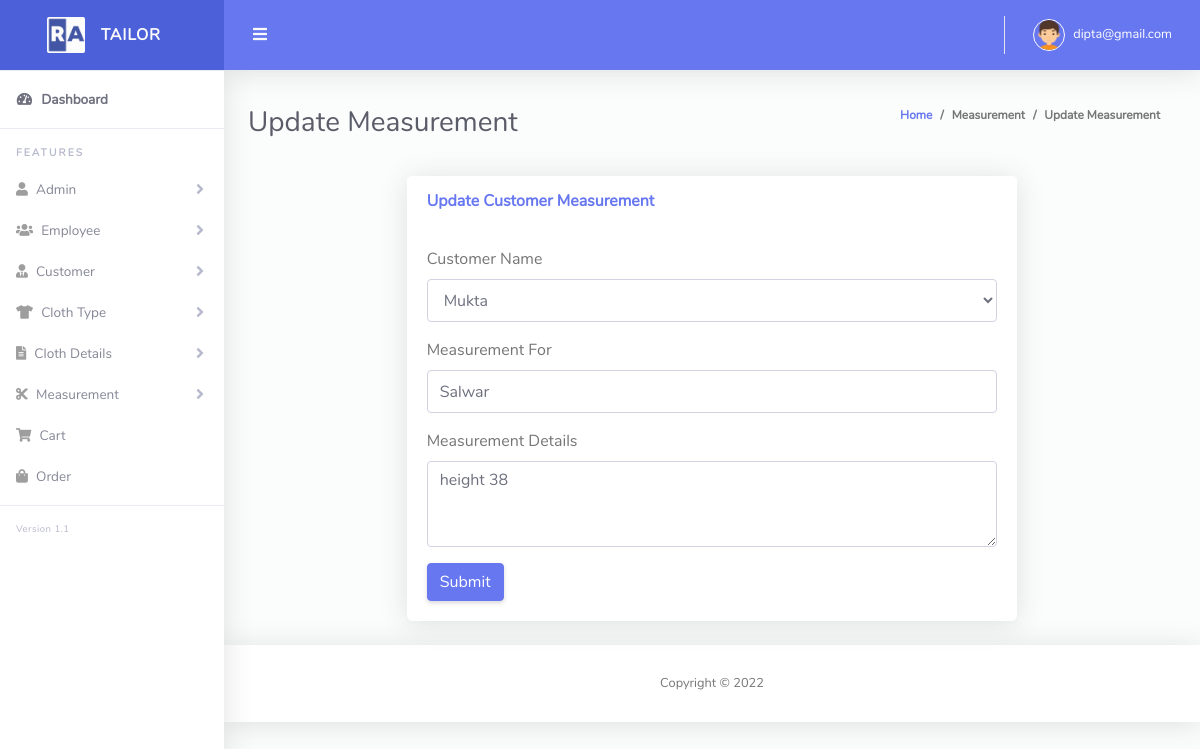
The app's page /edit_measurement.php?mesid=14 (signed in) with its own data.
### tables this page shows
CREATE TABLE `tbl_measurement` (
  `id` int(11) NOT NULL,
  `cus_id` int(11) NOT NULL,
  `measurement_for` varchar(255) NOT NULL,
  `measurement_details` text NOT NULL,
  `soft_delete` tinyint(4) NOT NULL DEFAULT 0
);

CREATE TABLE `tbl_customer` (
  `cus_id` int(11) NOT NULL,
  `cus_name` varchar(255) NOT NULL,
  `cus_email` varchar(255) NOT NULL,
  `cus_phone` varchar(255) NOT NULL,
  `cus_address` text NOT NULL,
  `created_at` timestamp NOT NULL DEFAULT current_timestamp(),
  `soft_delete` tinyint(4) NOT NULL DEFAULT 0
);

### Classes/DB.php (called while the page is built, shortened)
<?php
class DB
{
    public function connect(){
        $this->conn = new mysqli("localhost","root","","tailor_shop");
        if ($this->conn->connect_error) {
          die("Connection failed: " . $this->conn->connect_error);
        } else {
            return $msg =  "connected";
        }
    }
}

### Classes/MeasurementClass.php (called while the page is built, shortened)
<?php
include_once 'db.php';
class MeasurementClass extends DB
{
    public function viewSingleMeasurement($mesid)
    {
        $query  = "SELECT * FROM tbl_measurement WHERE id='$mesid'";
        $result = $this->conn->query($query);
        return $result;
    }
}

### Classes/CartClass.php (called while the page is built, shortened)
<?php
include_once 'db.php';
class CartClass extends DB
{
    public function select($query)
    {
        $result = $this->conn->query($query) or die($this->conn->error . __LINE__);
        if ($result->num_rows > 0) {
            return $result;
        } else {
            return false;
        }
    }
}
?>

### edit_measurement.php (the view, shortened to what this page needs)
<?php include 'layouts/header.php';
$mesid = "";
if ($_GET['mesid'] == NULL || !isset($_GET['mesid'])) {
  "<script>window.location = 'view_measurement.php'; </script>";
} else {
  $mesid = $_GET['mesid'];
}
?>
<div class="container-fluid" id="container-wrapper">
  <div class="d-sm-flex align-items-center justify-content-between mb-4">
    <h1 class="h3 mb-0 text-gray-800">Update Measurement</h1>
    <ol class="breadcrumb">
      <li class="breadcrumb-item"><a href="index.php">Home</a></li>
      <li class="breadcrumb-item">Measurement</li>
      <li class="breadcrumb-item active" aria-current="page">Update Measurement</li>
    </ol>
  </div>
  <div class="row">
    <div class="col-lg-2"></div>
    <div class="col-lg-8">
      <div class="card mb-4">
        <div class="card-header py-3 d-flex flex-row align-items-center justify-content-between">
          <h6 class="m-0 font-weight-bold text-primary">Update Customer Measurement</h6>
        </div>
        <div class="card-body">
          <form method="POST" enctype="multipart/form-data">
            <?php
            $view = $measure->viewSingleMeasurement($mesid);
            if ($view) {
              while ($value = $view->fetch_assoc()) {
            ?>
                <div class="form-group">
                  <label>Customer Name</label><br>
                  <select id="select" name="cus_id" class="form-control">
                    <?php
                    $query = "select * from tbl_customer where soft_delete=0";
                    $cusid = $cart->select($query);
                    if ($cusid) {
                      while ($result = $cusid->fetch_assoc()) {
                    ?>
                        <option <?php
                                if ($value['cus_id'] == $result['cus_id']) { ?> selected="selected" <?php } ?> value="<?php echo $result['cus_id']; ?>"><?php echo $result['cus_name']; ?>
                        </option>
                    <?php }
                    } ?>
                  </select>
                </div>
                <div class="form-group">
                  <label>Measurement For</label>
                  <input name="measurement_for" value="<?php echo $value['measurement_for'] ?>" type="text" class="form-control">
                </div>
                <div class="form-group">
                  <label>Measurement Details</label>
                  <textarea class="ckeditor form-control" name="measurement_details" cols="" rows="3"><?php echo $value['measurement_details'] ?></textarea>
                </div>
            <?php }
            } ?>
            <button type="submit" class="btn btn-primary">Submit</button>
          </form>
        </div>
      </div>
    </div>
  </div>
</div>
<?php include 'layouts/footer.php'; ?>

### records on screen
tbl_measurement: cus_id "Mukta", measurement_for "Salwar", measurement_details "height 38"

### other values on screen
$_SESSION['email'] "dipta@gmail.com"
